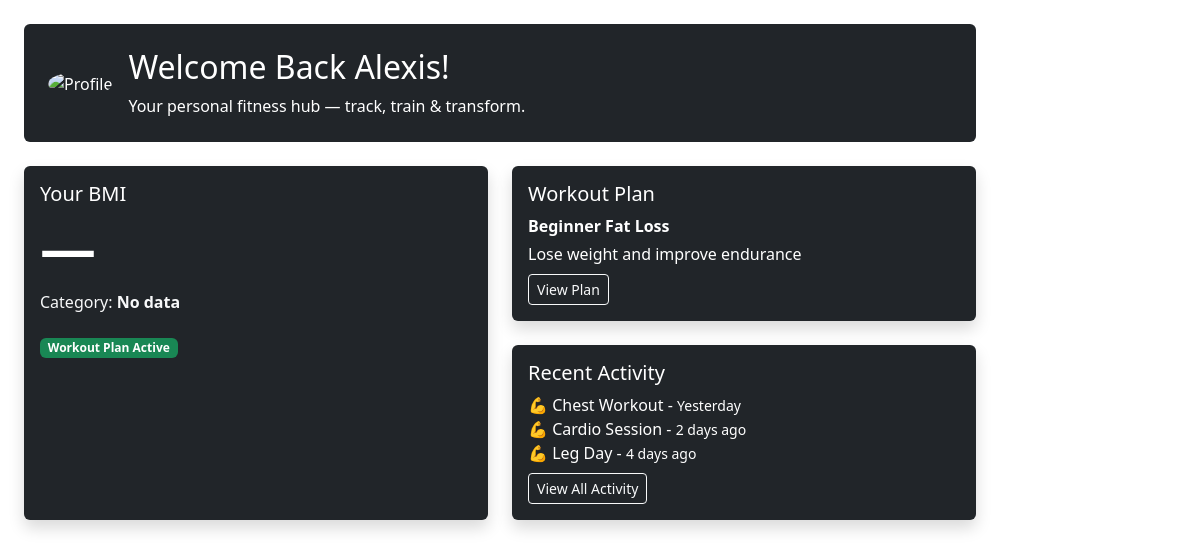
Before: /user/profile/profile.php (signed in) with the older database file.
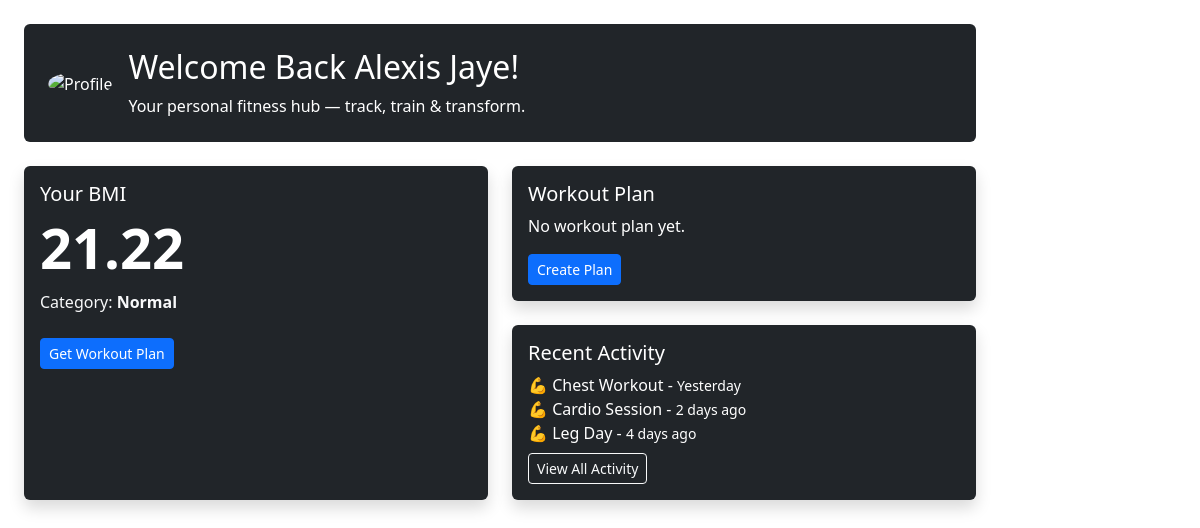
After: the same page with the newer database file.
### tables this page shows
CREATE TABLE `bmi_records` (
  `id` int(11) NOT NULL,
  `client_id` int(11) NOT NULL,
  `weight` decimal(5,2) NOT NULL,
  `height` decimal(5,2) NOT NULL,
  `BMI` decimal(5,2) NOT NULL,
  `created_at` datetime NOT NULL,
  `modified_at` timestamp NOT NULL DEFAULT current_timestamp() ON UPDATE current_timestamp(),
  `bmi_classification` varchar(244) NOT NULL,
  `status` varchar(255) NOT NULL
);

### objects/bmi_record.php (called while the page is built, shortened)
<?php
class BMIRecord{
    private $conn;
    private $table_name = "bmi_records";
    public $client_id;
    public function __construct($db){
        $this->conn = $db;
    }
    function checkBmiRecord() {
        $query = "SELECT * FROM " . $this->table_name . "
                WHERE client_id = :client_id
                LIMIT 0,1";
        $stmt = $this->conn->prepare($query);
        $stmt->bindParam(":client_id", $this->client_id);
        $stmt->execute();
        $row = $stmt->fetch(PDO::FETCH_ASSOC);
        if ($row) {
            $this->bmi = $row['BMI'] ?? null;
            $this->status = $row['status'] ?? null;
            $this->bmi_classification = $row['bmi_classification'] ?? null;
            return true;
        }
    }
}
?>

### user/profile/profile.php (the view, shortened to what this page needs)
<?php
include_once '../../../objects/bmi_record.php';
$database = new Database();
$db = $database->getConnection();
$BMI_record = new BMIRecord($db);
$BMI_record->client_id = $_SESSION['user_id'];
$BMI_record->checkBmiRecord();
$category = $BMI_record->bmi_classification ?? "No data";
$BMI_value = $BMI_record->bmi ?? "—";
$show_plan_button = ($BMI_record->status == "No Plan");
$plan_name = "Beginner Fat Loss";
$plan_goal = "Lose weight and improve endurance";
$activities = [
    ["name" => "Chest Workout", "date" => "Yesterday"],
    ["name" => "Cardio Session", "date" => "2 days ago"],
    ["name" => "Leg Day", "date" => "4 days ago"]
];
include '../layout/header.php';
?>
<div class="col-md-9 col-lg-10 p-4">
    <div class="bg-dark text-white p-4 rounded mb-4 d-flex align-items-center">
        <div class="me-3">
            <img src="../../../assets/images/default-avatar.png"
                 alt="Profile"
                 class="rounded-circle"
                 width="60"
                 height="60"
                 style="object-fit: cover;">
        </div>
        <div>
            <h2>Welcome Back <?php echo $_SESSION['firstname']; ?>!</h2>
            <p class="mb-0">Your personal fitness hub — track, train & transform.</p>
        </div>
    </div>
    <div class="row g-4">
        <div class="col-md-6">
            <div class="card bg-dark text-white shadow h-100 border-0">
                <div class="card-body">
                    <h5 class="card-title">Your BMI</h5>
                    <h1 class="display-4 fw-bold">
                        <?php echo $BMI_value; ?>
                    </h1>
                    <p class="text-light">
                        Category: <strong><?php echo $category; ?></strong>
                    </p>
                    <?php if ($show_plan_button): ?>
                        <a href="create_plan.php" class="btn btn-primary btn-sm mt-2">
                            Get Workout Plan
                        </a>
                    <?php else: ?>
                        <span class="badge bg-success mt-2">
                            Workout Plan Active
                        </span>
                    <?php endif; ?>
                </div>
            </div>
        </div>
        <div class="col-md-6">
            <div class="card bg-dark text-white shadow mb-4 border-0">
                <div class="card-body">
                    <h5 class="card-title">Workout Plan</h5>
                    <?php if (!$show_plan_button): ?>
                        <p class="mb-1"><strong><?php echo $plan_name; ?></strong></p>
                        <p class="mb-2"><?php echo $plan_goal; ?></p>
                        <a href="view_plan.php" class="btn btn-outline-light btn-sm">
                            View Plan
                        </a>
                    <?php else: ?>
                        <p>No workout plan yet.</p>
                        <a href="create_plan.php" class="btn btn-primary btn-sm">
                            Create Plan
                        </a>
                    <?php endif; ?>
                </div>
            </div>
            <div class="card bg-dark text-white shadow border-0">
                <div class="card-body">
                    <h5 class="card-title">Recent Activity</h5>
                    <ul class="list-unstyled mb-2">
                        <?php foreach ($activities as $act): ?>
                            <li>
                                💪 <?php echo $act['name']; ?> -
                                <small><?php echo $act['date']; ?></small>
                            </li>
                        <?php endforeach; ?>
                    </ul>
                    <a href="activity.php" class="btn btn-outline-light btn-sm">
                        View All Activity
                    </a>
                </div>
            </div>
        </div>
    </div>
</div>

Changed rows visible on the page:
added bmi_records: BMI "21.22", bmi_classification "Normal"
Other visible differences:
$_SESSION['firstname']: "Alexis" → "Alexis Jaye"
$BMI_value: "—" → (not shown)
$category: "No data" → (not shown)
$plan_name: "Beginner Fat Loss" → (not shown)
$plan_goal: "Lose weight and improve endurance" → (not shown)
text no longer shown: "Workout Plan Active View Plan"
text now shown: "Get Workout Plan No workout plan yet. Create Plan"
